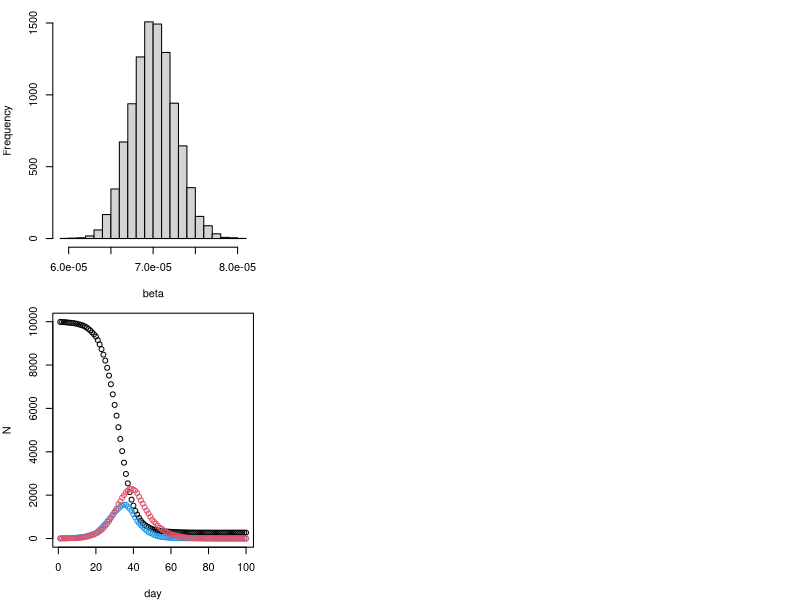

Write the R code that produced this figure.
# ------------------------------------------------------------------------------ 
# Clare Lewis (s2879721), Grace Sheahan (s2898645), Luke Egan (s2837709)

# Clare: 
# Grace: 
# Luke: 

################################################################################ Comments should not be longer than this line of ##
# ------------------------------------------------------------------------------

# Setting working directory to folder for Assessment 1
# setwd("/Users/clarelewis/Documents/github/ext_stat_prog_group_work/Proj 2")
# setwd("C:/Users/Grace Sheahan/Documents/Extended Statistical Programming/ext_stat_prog_group_work/Proj 2")
# setwd("C:/Users/Luke Egan/Desktop/Extended Statistical Programming/ext_stat_prog_group_work/Proj 2")

#-------------------------------------------------------------------------------
### Background provided info
#-------------------------------------------------------------------------------

################## 
# There are n people in each state S, E, I, R.
# If in state I they have a daily probability of delta of moving to state R.
# If in state E they have a daily probability of gamma of moving to state I.
# If in state S the probability of moving to E is the result of infection by someone in state I.
#   This depends on two characteristics of each person:
#     who they share a household with
#     who is in their network of regular contacts
#   These are modelled as follows:
################## 

    # ################## 
    # # model household characteristic by dividing the n people into households of sizes between 1 and hmax, assume a uniform distribution of household sizes
    # ################## 
    # 
    # 
    # ################## 
    # # contact network model: sociability parameter: Bi where person is i, network is created randomly by assigning a link between person i and j
    # # with probability: (nc*Bi*Bj)/(Bmean^2*(n-1)) where nc is average number of contacts per person an Bmean is mean social parameter. People in the same household are excluded from such contacts
    # ################## 


# There are several ways for person i in the state I to infect a person j in state S
    # ##################
    # # Way 1: if j is a household member, there is a dialy probability ah of i infecting j
    # ##################
    # 
    # 
    # ##################
    # # Way 2: if j is in i's regular network of contacts, then there is a daily probability ac of i infecting j
    # ##################
    # 
    # 
    # ##################
    # # Way 3: irrespective of household or regular network relations there is a daily probability: (ar*nc*Bi*Bj)/(Bmean^2*(n-1)) of i infecting j (random mixing)
    # ##################

    # # note: the use of the same nc in the random mixing and regular network expressions is a simplification

#-------------------------------------------------------------------------------
################## 
# Assignment Goal: impliment the model and provide illustration of its use to investigate the role of household and network structure on epidemic dynamics.
# code work with any pop size: n up to at least 10,000, but we should test and develop with n = 1000
################## 

#-------------------------------------------------------------------------------
#### Task steps
#-------------------------------------------------------------------------------

################## 
# 1: Write code to produce vector h (should be length n) of integers indicating which household each person belongs to
# Household sizes should be uniformly distributed between 1 and hmax. For example if h1, h56 and h907 are all 13 and these are the only
# 13s in h then people 1, 56, and 907 all live in the same 3 person household
# h can be created with one line of code by careful use of rep and sample. Use hmax = 5 by default
################## 

set.seed(17)

hmax <- 5
n <- 1000

h <- sample(rep(1:n, sample(1:hmax, n, replace = TRUE))[1:n])

################## 
# 2: Write function get.net(beta,nc=15) where beta is the n vector of Bi value for each person. The function should return a list,
# the ith element of which is a vector of indices of the regular (non-household) contacts of a person i. Must be careful to implement
# the model properly so that you do not CREATE any links twice (links need to be RECORDED twice, however)
################## 

get.net <- function(beta, nc = 1){
  holding_matrix = matrix(0, nrow = length(beta), ncol = length(beta))
  prob_matrix = nc/(mean(beta)*(n-1))*(beta%*%t(beta))
  
  upper_tri_probs = prob_matrix[upper.tri(prob_matrix)]
  link_vec = rbinom(length(upper_tri_probs), size = 1, prob = upper_tri_probs)
  
  holding_matrix[upper.tri(holding_matrix)] = link_vec
  holding_matrix = holding_matrix + t(holding_matrix)
  diag(holding_matrix) = 0
  
  net_list = as.list(as.data.frame(holding_matrix))
  return(net_list)
  
}


################## 
# 3: Write the function:
# nseir(beta,h,alink,alpha=c(.1,.01,.01),delta=.2,gamma=.4,nc=15, nt = 100,pinf = .005)
# where beta and h are as above, alink = list defining the regular contacts of each person as returned by get.net,
# nt = number of days to simulate, and pinf = proportion of initial population to randomly start in the I state
# The function should implement the model given above and return a list with elements S,E,I,R and t = total population in each class
# each day and the day, respectively
# Note: while looping through individuals in the I state is probably inevitable, the code can still be made to run in a few seconds for n = 10000,
# especially with careful use of expressions like x[ind1][ind2] <- y in places (assignment to a subvector of a subvector)
################## 


################## 
# 4: Write a function to nicely plot the dynamics of the simulated population states as returned by nseir (a better version of the plots in 6.2 in the notes)
################## 


################## 
# 5: Setting beta to a vector of U(0,1) random variables, use the model to compare 4 scenarios and plot them next to each other (suitably labelled).
# First: full model with default parameters
# Second: what happens when you remove the household and regular network structure, while keeping the average initial number of infectious contacts per day the same for each person
# by setting ah=ac=0 and ar=0.04
# Third: consider the full model but with the beta vector set to simply contain the average of the previous beta vector for every element
# Fourth: combine the previous two scenarios (constant beta, random mixing)
# Comment on the apparent effect of the household and network structure relative to random mixing
################## 


########### code given in section 6.2 that is referenced in the assignment instructions
seir <- function(n=10000,ni=10,nt=100,gamma=1/3,delta=1/5,bmu=5e-5,bsc=1e-5) {
  ## SEIR stochastic simulation model.
  ## n = population size; ni = initially infective; nt = number of days
  ## gamma = daily prob E -> I; delta = daily prob I -> R;
  ## bmu = mean beta; bsc = var(beta) = bmu * bsc
  x <- rep(0,n) ## initialize to susceptible state
  beta <- rgamma(n,shape=bmu/bsc,scale=bsc) ## individual infection rates
  x[1:ni] <- 2 ## create some infectives
  S <- E <- I <- R <- rep(0,nt) ## set up storage for pop in each state
  S[1] <- n-ni;I[1] <- ni ## initialize
  for (i in 2:nt) { ## loop over days
    u <- runif(n) ## uniform random deviates
    x[x==2&u<delta] <- 3 ## I -> R with prob delta
    x[x==1&u<gamma] <- 2 ## E -> I with prob gamma
    x[x==0&u<beta*I[i-1]] <- 1 ## S -> E with prob beta*I[i-1]
    S[i] <- sum(x==0); E[i] <- sum(x==1)
    I[i] <- sum(x==2); R[i] <- sum(x==3)
  }
  list(S=S,E=E,I=I,R=R,beta=beta)
} ## seir

par(mfcol=c(2,3),mar=c(4,4,1,1)) ## set plot window up for multiple plots
epi <- seir(bmu=7e-5,bsc=1e-7) ## run simulation
hist(epi$beta,xlab="beta",main="") ## beta distribution
plot(epi$S,ylim=c(0,max(epi$S)),xlab="day",ylab="N") ## S black
points(epi$E,col=4);points(epi$I,col=2) ## E (blue) and I (red)
